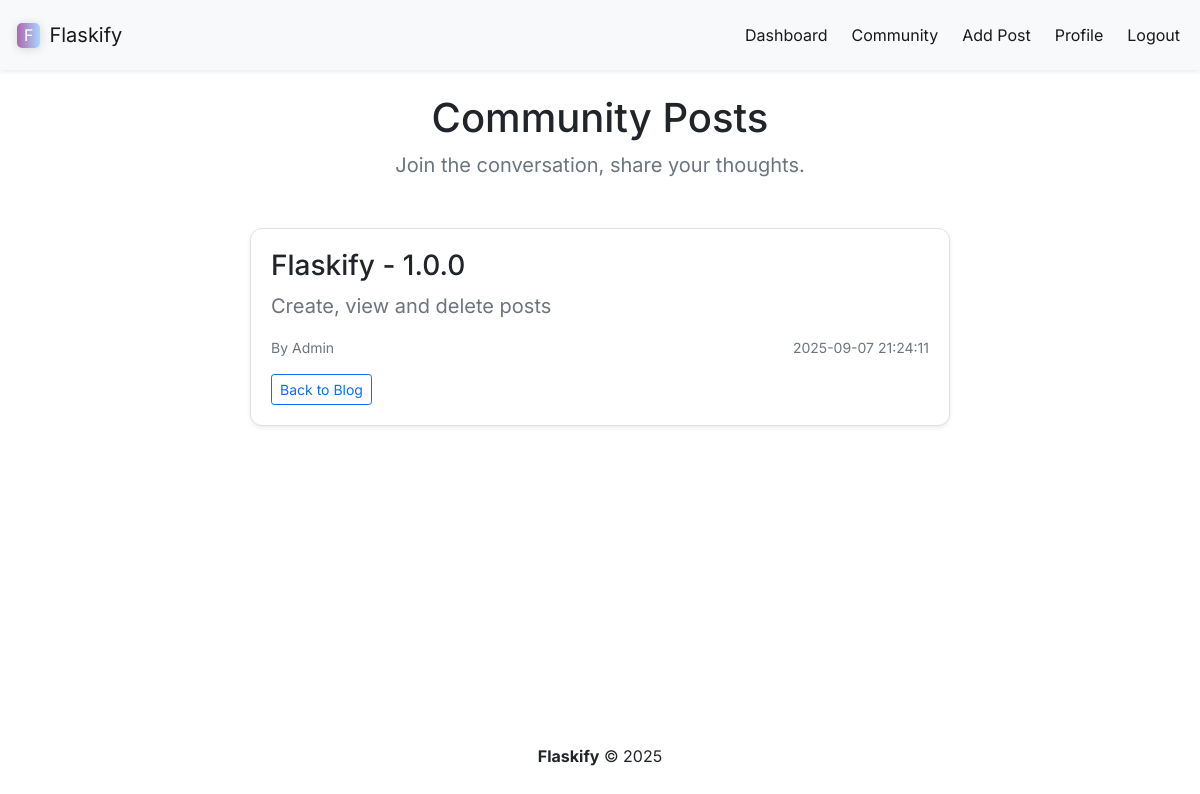
Before: /posts/1 (signed in) with the older database file.
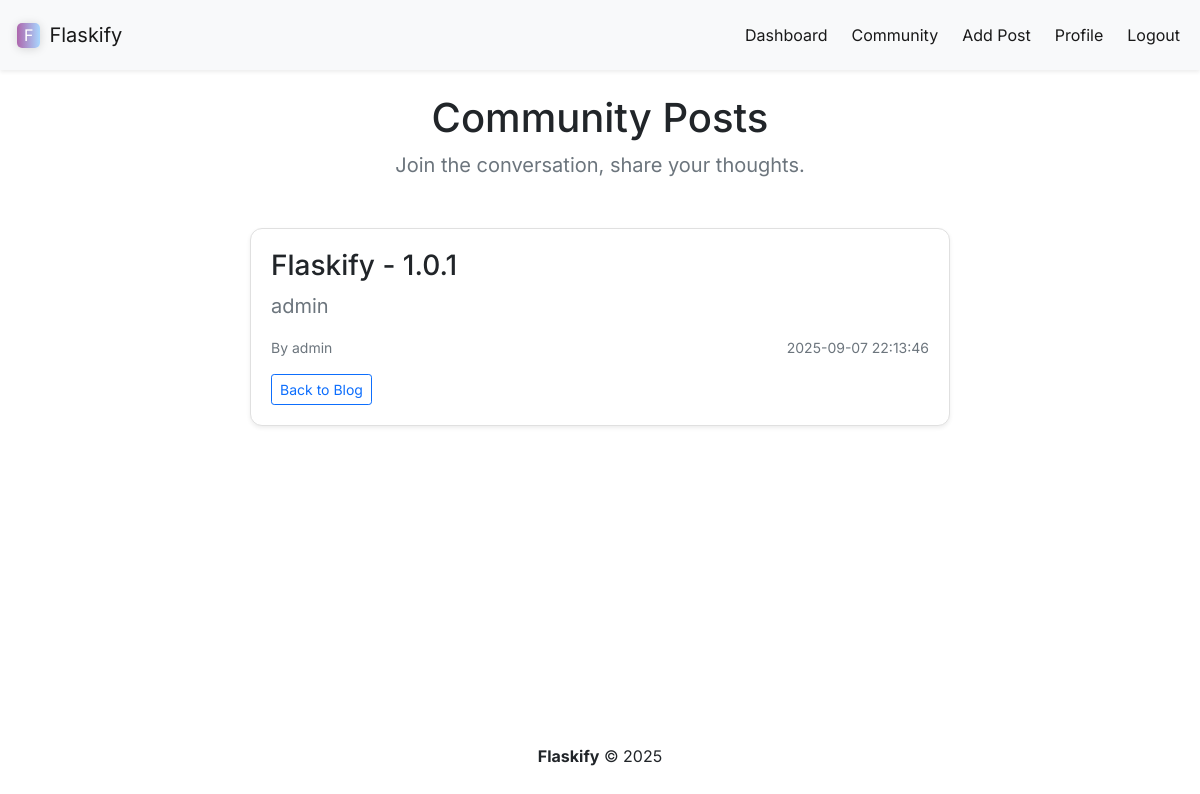
After: the same page with the newer database file.
### models.py (models this page shows)
class Posts(db.Model):
    id = db.Column(db.Integer, primary_key=True)
    title = db.Column(db.String(999))
    content = db.Column(db.Text)
    author = db.Column(db.String(999))
    date_posted = db.Column(db.DateTime, default=datetime.now(timezone.utc))
    slug = db.Column(db.String(255))
    user_id = db.Column(db.Integer)

### app.py (the view)
@app.route('/posts/<int:id>')
@login_required
def post(id):
    post = Posts.query.get_or_404(id)
    return render_template("post.html", post=post)

### app.py (called while the page is built)
@login_manager.user_loader
def load_user(user_id):
    return Users.query.get(int(user_id))

### templates/post.html
{% extends 'base.html' %}
{% block navigation_items %}
    <div class="collapse navbar-collapse" id="navbarSupportedContent">
        <ul class="navbar-nav ms-auto gap-2">
            <li class="nav-item">
                <a class="nav-link active" aria-current="page" href="{{url_for('dashboard')}}">Dashboard</a>
            </li>
            <li class="nav-item">
                <a class="nav-link active" aria-current="page" href="{{url_for('posts')}}">Community</a>
            </li>
            <li class="nav-item">
                <a class="nav-link active" aria-current="page" href="{{url_for('add_post')}}">Add Post</a>
            </li>
            <li class="nav-item">
                <a class="nav-link active" aria-current="page" href="{{url_for('profile')}}">Profile</a>
            </li>
            <li class="nav-item">
                <a class="nav-link active" aria-current="page" href="{{url_for('logout')}}">Logout</a>
            </li>
        </ul>
    </div>
{% endblock %}
{% block section %}
  <div class="text-center mb-5">
    <h1 class="font-for-text">Community Posts</h1>
    <p class="font-for-text text-muted fs-5">Join the conversation, share your thoughts.</p>
  </div>
  <div class="d-flex flex-column align-items-center gap-4 font-for-text">
      <div class="post-container-styling bg-white shadow-sm">
        <h3 class="fw-semibold mb-2">{{ post.title }}</h3>
        <p class="fs-5 text-secondary mb-3">{{ post.content }}</p>
        <div class="d-flex justify-content-between text-muted small mb-3">
          <span>By {{ post.author }}</span>
          <span>{{ post.date_posted.strftime("%Y-%m-%d %H:%M:%S") }}</span>
        </div>
        <div>
          <a class="btn btn-sm btn-outline-primary" href="{{ url_for('posts') }}">
            Back to Blog
          </a>
        </div>
      </div>
  </div>
{% endblock %}

### templates/base.html (shortened to what this page needs)
<!DOCTYPE html>
<html lang="en">
<head>
    <link href="https://cdn.jsdelivr.net/npm/bootstrap@5.0.2/dist/css/bootstrap.min.css" rel="stylesheet">
    <link href="/static/style.css" rel="stylesheet">
</head>
<body class="d-flex flex-column min-vh-100">
    <nav class="navbar navbar-expand-lg navbar-light bg-light shadow-sm font-for-text" style="height: 70px;">
        <div class="container-fluid">
            <div class="d-flex align-items-center gap-1">
                <span class="logo-style text-white">F</span>
                <a class="navbar-brand">Flaskify</a>
            </div>
            {% block navigation_items %}
            {% endblock %}
        </div>
    </nav>
    <div class="container mt-4">
    {% block section %}
    {% endblock %}
    </div>
    <footer class="text-black mt-auto py-3" style="margin-top: 50px">
        <div class="container text-sm">
            <p class="text-center font-for-text"><strong>Flaskify</strong> &copy; {{ 2025 }}</p>
        </div>
    </footer>
</body>
</html>

### static/style.css (style rules this page uses)
.font-for-text { font-family: 'Inter'; }
.logo-style { margin-left: 5px; margin-right: 5px; padding-left: 7px; padding-right: 7px; padding-top: 0.5px; padding-bottom: 0.5px; border-radius: 5px; background: linear-gradient(90deg, rgb(173, 102, 173), rgb(169, 215, 255)); box-shadow: 0 1px 10px rgba(0, 0, 0, 0.15); }
a { text-decoration: none; color: inherit; }
.post-container-styling { border: 1px solid #e0e0e0; border-radius: 12px; padding: 20px; width: 100%; max-width: 700px; transition: transform 0.15s ease, box-shadow 0.15s ease; }

Changed rows visible on the page:
changed Posts: title "Flaskify - 1.0.0" → "Flaskify - 1.0.1"; content "Create, view and delete posts" → "admin"; author "Admin" → "admin"; date_posted "2025-09-07 21:24:11" → "2025-09-07 22:13:46"
